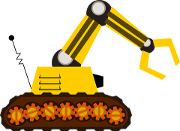
#> input picture robot.png, 180 x 131 px
$ jupyter execute montecarlo_solution.ipynb   (shell and % lines are left out)
#> lines starting #> are read from the running program, lines starting #| are printed output that depends on the picture; after the words box and inside, x2 and y2 are one past the last pixel; in counts of white or black regions, pixels touching at a corner belong together
# Localization

## Evironment Setup

[cell 1]
# import libraries
import numpy as np
from scipy.stats import norm
import matplotlib.pyplot as plt
import matplotlib.image as mpimg


# Setup simulated world
n = 200 # the number of bins in our approximation
X = range(n) # used for graphing purposes
width = 1560 # the real length of the hallway
env_map = np.array([280.5, 480.5, 1280.5]) # the locations of the doors in the hallway

# motion parameters
x_noise = 3 # specifies how noisy our motion is (higher = noisier)
kernel_size = 6 # how big our "smoother" is
kernel = norm.pdf(np.arange(-kernel_size, kernel_size+1), scale=x_noise) # create "smoother"
kernel /= np.sum(kernel) # normalize "smoother" so sum is 1

# measurement parameters
z_noise = 0.006 # represents how noisy our door senser is (higher = noisier)
sensor_spread = 25 # simulation parameter. Represents how close to a door you have to be to sense it

# read image files
robot_img = mpimg.imread('robot.png')
#> robot_img is the input picture: shape (131, 180, 4) float32; mean R, G, B, A 0.25, 0.178, 0.0167, 0.396
doors_img = mpimg.imread('doors.png')
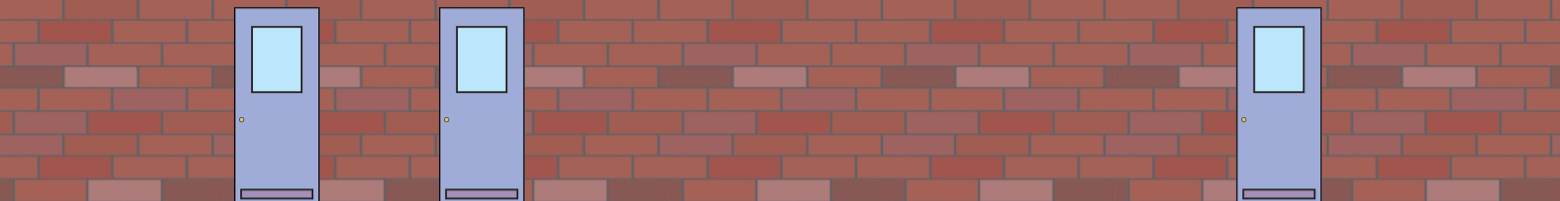
#> input picture doors.png, 1560 x 201 px
#> doors_img is the input picture: shape (201, 1560, 4) float32; mean R, G, B, A 0.608, 0.425, 0.424, 1
(h, w, _) = robot_img.shape
#> h = 131; w = 180

# function to generate a noisy measurement
def get_measurement(true_state):
    v = np.min(abs(env_map - true_state))
    return norm.pdf(v, scale=sensor_spread) + np.random.normal(scale=z_noise)

## Prediction Step
Implement the "move" step by shifting grid cells and then convolving with kernel. `prior` is the prior probability distribution (the grid cells to shift), `env_map` is a list of door locations, and `u` is how many units you shifted left or right (negative is left, positive is right).

[cell 2]
def predict(prior, env_map, u):
    # calculate how many grid cells to shift by
    i = int(u*n/width + 0.5)
    # use np.roll to shift
    posterior = np.roll(prior, i)
    # since roll shifts cyclically (elements at the end wrap around to the beginning)
    # we need to overwrite the wraparound elements with 0
    if i > 0:
        # if we moved right, overwrite the first i elements
        posterior[0:i] = 0
    else:
        # if we moved left, ovewrite the last i elements
        posterior[i:] = 0
    # convolve to smoothed grid cells
    posterior = np.convolve(posterior, kernel, mode='same')
    return posterior

## Correction Step

Implement the "sense" step by computing the measurement probability (the smoother(expected - measurement)) for each cell, multiplying with the measurement probability with the prior, and then normalizing so that the grid cells sum to 1. Hint use `norm.pdf(expected - z, scale=z_noise)` as the "smoother" function.

[cell 3]
# returns expected measurement at position x given env_map.
# use this function to help calculate measurement_probability
def get_expected(env_map, x):
    return norm.pdf(np.min(abs(env_map - x)), scale=sensor_spread)

# env_map is a list of door locations
# z is a value from 0 to 1 returned from the door sensor
def measurement_probability(env_map, z):
    # create empty array
    prob = np.zeros(n)

    # for each bin in the histogram
    for i in range(prob.size):
        # compute the position this bin represents
        x = float(i)/n * width + 0.5
        # compute the expected measurement at this location
        expected = get_expected(env_map, x)
        # compute the measurement probability
        prob[i] = norm.pdf(expected - z, scale=z_noise)

    return prob

# prior is your grid cells
# pror is list returned from measurement probability
def correct(prior, prob):
    # multiply corresponding elements
    posterior = np.multiply(prior, prob)
    # normalize so probabilities sum to 1
    posterior = posterior / np.sum(posterior)
    return posterior

## Simulation

### Initial Belief

[cell 4]
# belief is the list of grid cells
belief = np.array([1./n]*n)
# true state is the actual location of the robot
true_state = 180.5

f, (ax1, ax2) = plt.subplots(2, 1, figsize = (15,5))
x = int(true_state - w/2 + 0.5)
#> x = 91
world = np.copy(doors_img)
world[70:70+h,x:x+w][robot_img[:,:,3]==1] = robot_img[robot_img[:,:,3]==1]
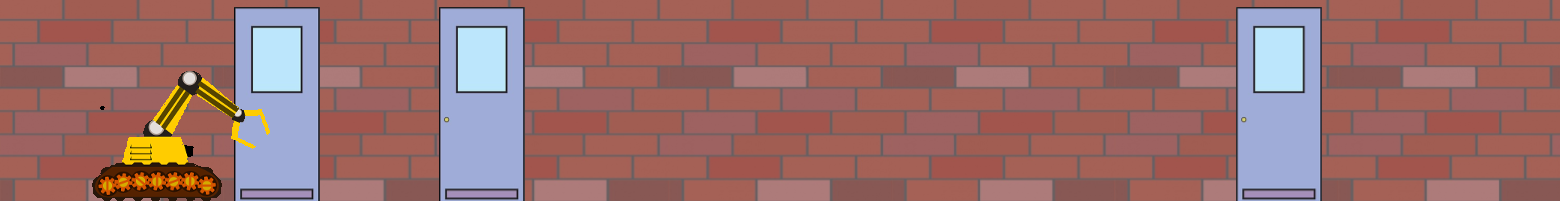
#> world: shape (201, 1560, 4) float32; 2.8% of pixels changed, all inside (x1, y1, x2, y2) = (92, 71, 270, 201)
ax1.imshow(world)
ax2.set_title('Belief'); ax2.set_ylim([0, 0.25]); ax2.set_xlim([0, n]); ax2.bar(X, belief)

### Move right

[cell 5]
u = 100
true_state += u
belief = predict(belief, env_map, u + np.random.normal(scale=x_noise))

f, (ax1, ax2) = plt.subplots(2, 1, figsize = (15,5))
x = int(true_state - w/2 + 0.5)
#> x = 191
world = np.copy(doors_img)
world[70:70+h,x:x+w][robot_img[:,:,3]==1] = robot_img[robot_img[:,:,3]==1]
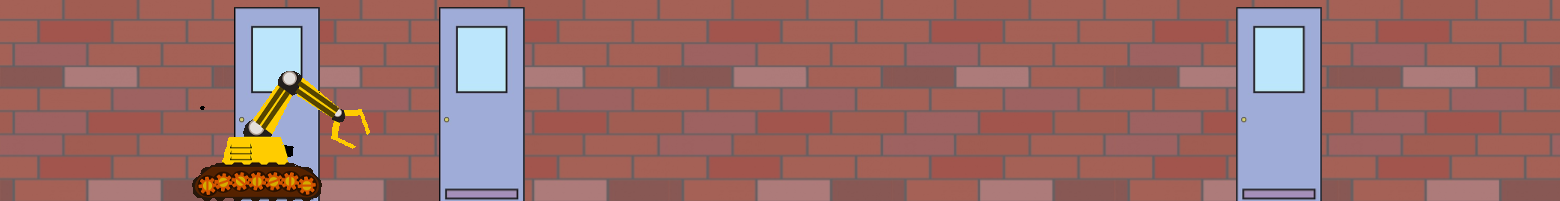
#> world: shape (201, 1560, 4) float32; 2.8% of pixels changed, all inside (x1, y1, x2, y2) = (192, 71, 370, 201)
ax1.imshow(world)
ax2.set_title('Belief'); ax2.set_ylim([0, 0.25]); ax2.set_xlim([0, n]); ax2.bar(X, belief)

### Sense for doors

[cell 6]
z = 0.015013100198017304 #get_measurement(true_state)
prob = measurement_probability(env_map, z)
belief = correct(belief, prob)

f, (ax1, ax2, ax3) = plt.subplots(3, 1, figsize = (15,9))
x = int(true_state - w/2 + 0.5)
world = np.copy(doors_img)
world[70:70+h,x:x+w][robot_img[:,:,3]==1] = robot_img[robot_img[:,:,3]==1]
ax1.imshow(world)
ax2.set_title('Measurement Probability'); ax2.set_xlim([0, n]); ax2.bar(X, prob)
ax3.set_title('Belief'); ax3.set_ylim([0, 0.25]); ax3.set_xlim([0, n]); ax3.bar(X, belief)
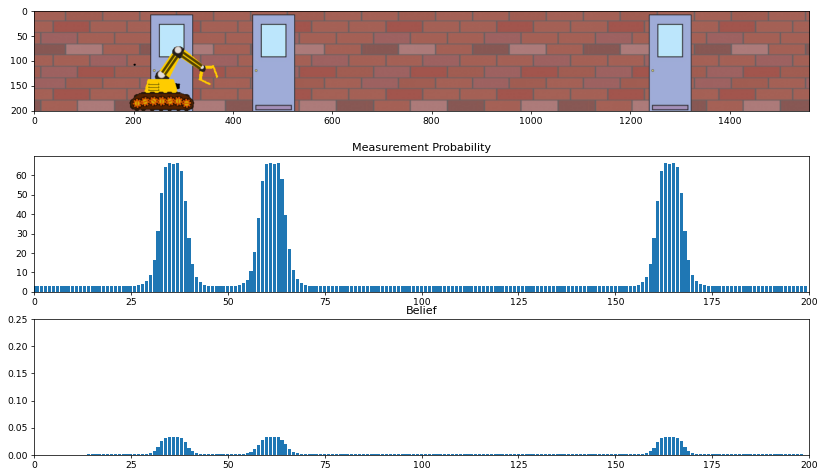
#> figure drawn by matplotlib, 3 panels

### Move right

[cell 7]
u = 200
true_state += u
belief = predict(belief, env_map, u + np.random.normal(scale=x_noise))

f, (ax1, ax2) = plt.subplots(2, 1, figsize = (15,5))
x = int(true_state - w/2 + 0.5)
#> x = 391
world = np.copy(doors_img)
world[70:70+h,x:x+w][robot_img[:,:,3]==1] = robot_img[robot_img[:,:,3]==1]
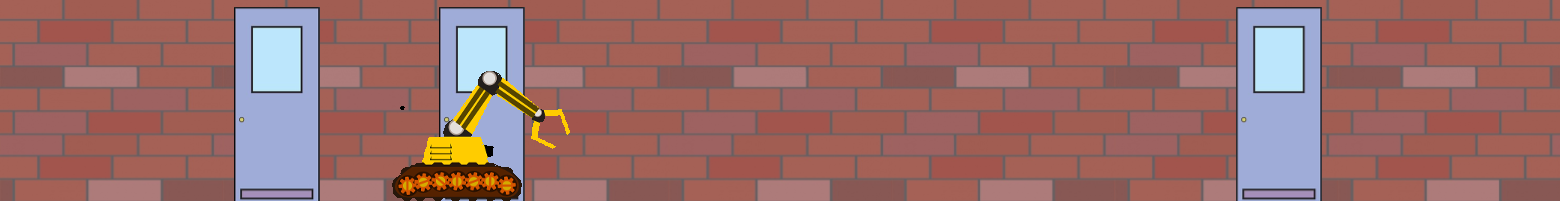
#> world: shape (201, 1560, 4) float32; 2.8% of pixels changed, all inside (x1, y1, x2, y2) = (392, 71, 570, 201)
ax1.imshow(world)
ax2.set_title('Belief'); ax2.set_ylim([0, 0.25]); ax2.set_xlim([0, n]); ax2.bar(X, belief)
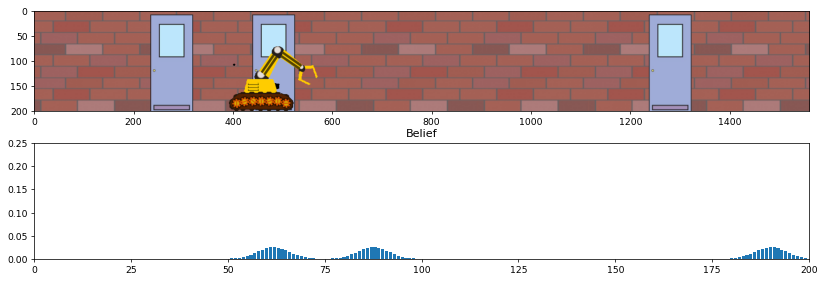
#> figure drawn by matplotlib, 2 panels; panel 2: tallest bar 0.026 high, from x = 189.6 to 190.4

### Sense for doors

[cell 8]
z = 0.018461221294540399 #get_measurement(true_state)
prob = measurement_probability(env_map, z)
belief = correct(belief, prob)

f, (ax1, ax2, ax3) = plt.subplots(3, 1, figsize = (15,9))
x = int(true_state - w/2 + 0.5)
world = np.copy(doors_img)
world[70:70+h,x:x+w][robot_img[:,:,3]==1] = robot_img[robot_img[:,:,3]==1]
ax1.imshow(world)
ax2.set_title('Measurement Probability'); ax2.set_xlim([0, n]); ax2.bar(X, prob)
ax3.set_title('Belief'); ax3.set_ylim([0, 0.25]); ax3.set_xlim([0, n]); ax3.bar(X, belief)
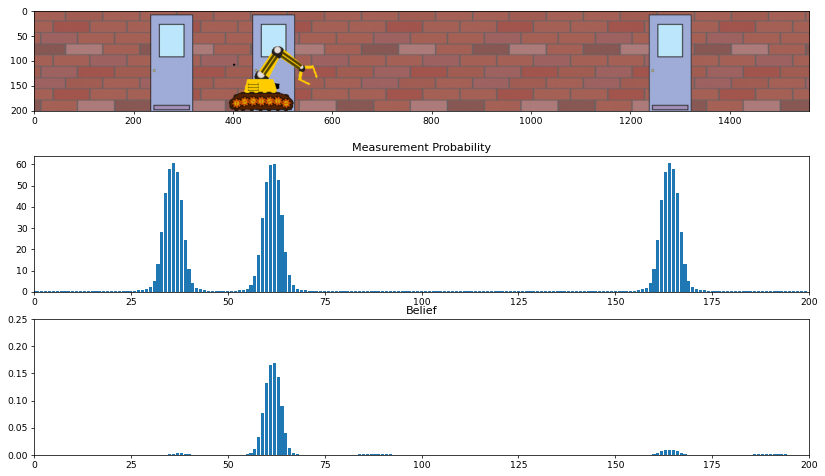
#> figure drawn by matplotlib, 3 panels; panel 2: tallest bar 60.91 high, from x = 35.6 to 36.4; panel 3: tallest bar 0.169 high, from x = 61.6 to 62.4

### Move right

[cell 9]
u = 300
true_state += u
belief = predict(belief, env_map, u + np.random.normal(scale=x_noise))

f, (ax1, ax2) = plt.subplots(2, 1, figsize = (15,5))
x = int(true_state - w/2 + 0.5)
#> x = 691
world = np.copy(doors_img)
world[70:70+h,x:x+w][robot_img[:,:,3]==1] = robot_img[robot_img[:,:,3]==1]
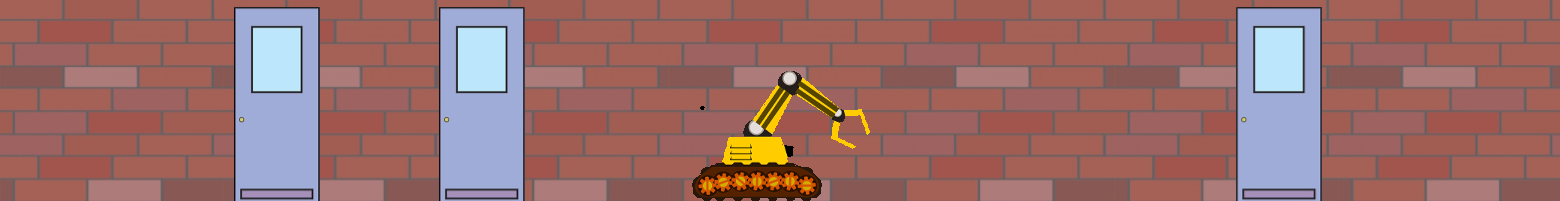
#> world: shape (201, 1560, 4) float32; 2.8% of pixels changed, all inside (x1, y1, x2, y2) = (692, 71, 870, 201)
ax1.imshow(world)
ax2.set_title('Belief'); ax2.set_ylim([0, 0.25]); ax2.set_xlim([0, n]); ax2.bar(X, belief)
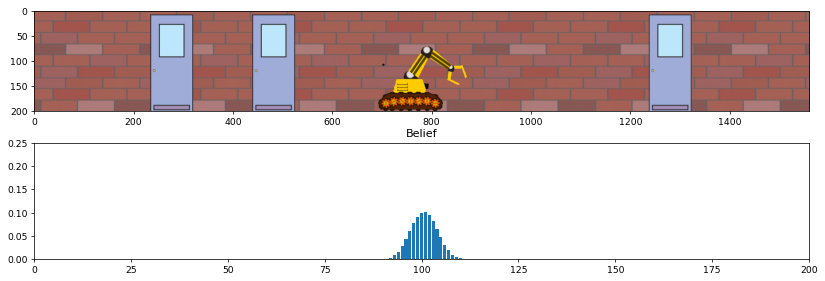
#> figure drawn by matplotlib, 2 panels; panel 2: tallest bar 0.101 high, from x = 100.6 to 101.4

### Sense for doors

[cell 10]
z = 0.0044673532993354101 # get_measurement(true_state)
prob = measurement_probability(env_map, z)
belief = correct(belief, prob)

f, (ax1, ax2, ax3) = plt.subplots(3, 1, figsize = (15,9))
x = int(true_state - w/2 + 0.5)
world = np.copy(doors_img)
world[70:70+h,x:x+w][robot_img[:,:,3]==1] = robot_img[robot_img[:,:,3]==1]
ax1.imshow(world)
ax2.set_title('Measurement Probability'); ax2.set_xlim([0, n]); ax2.bar(X, prob)
ax3.set_title('Belief'); ax3.set_ylim([0, 0.25]); ax3.set_xlim([0, n]); ax3.bar(X, belief)
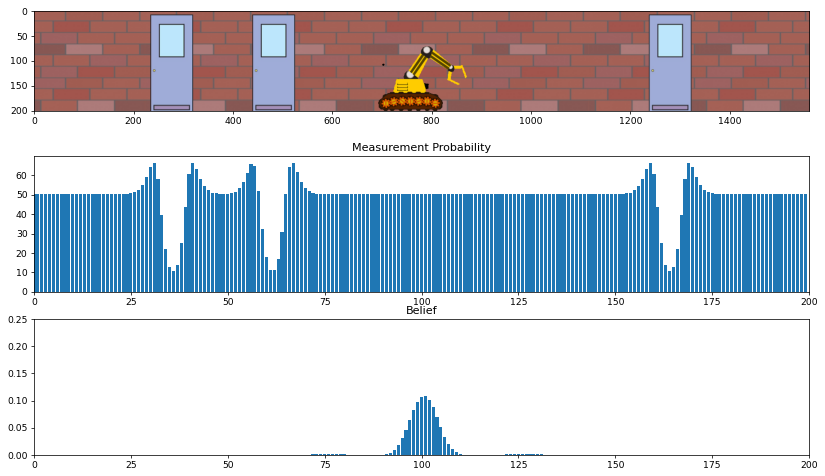
#> figure drawn by matplotlib, 3 panels; panel 3: tallest bar 0.108 high, from x = 100.6 to 101.4
